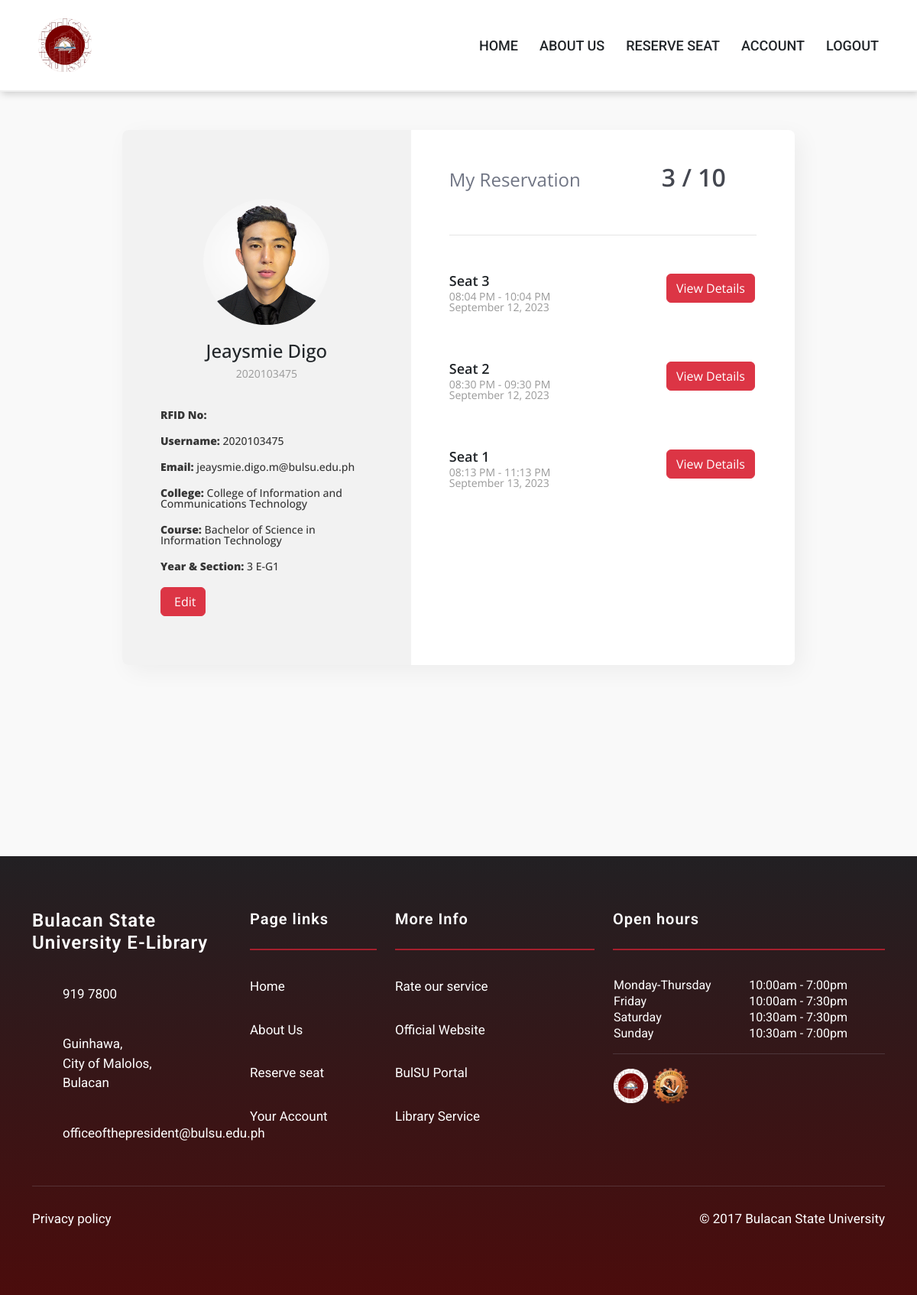
/profile.php (signed in), run on an earlier commit of the app's database.
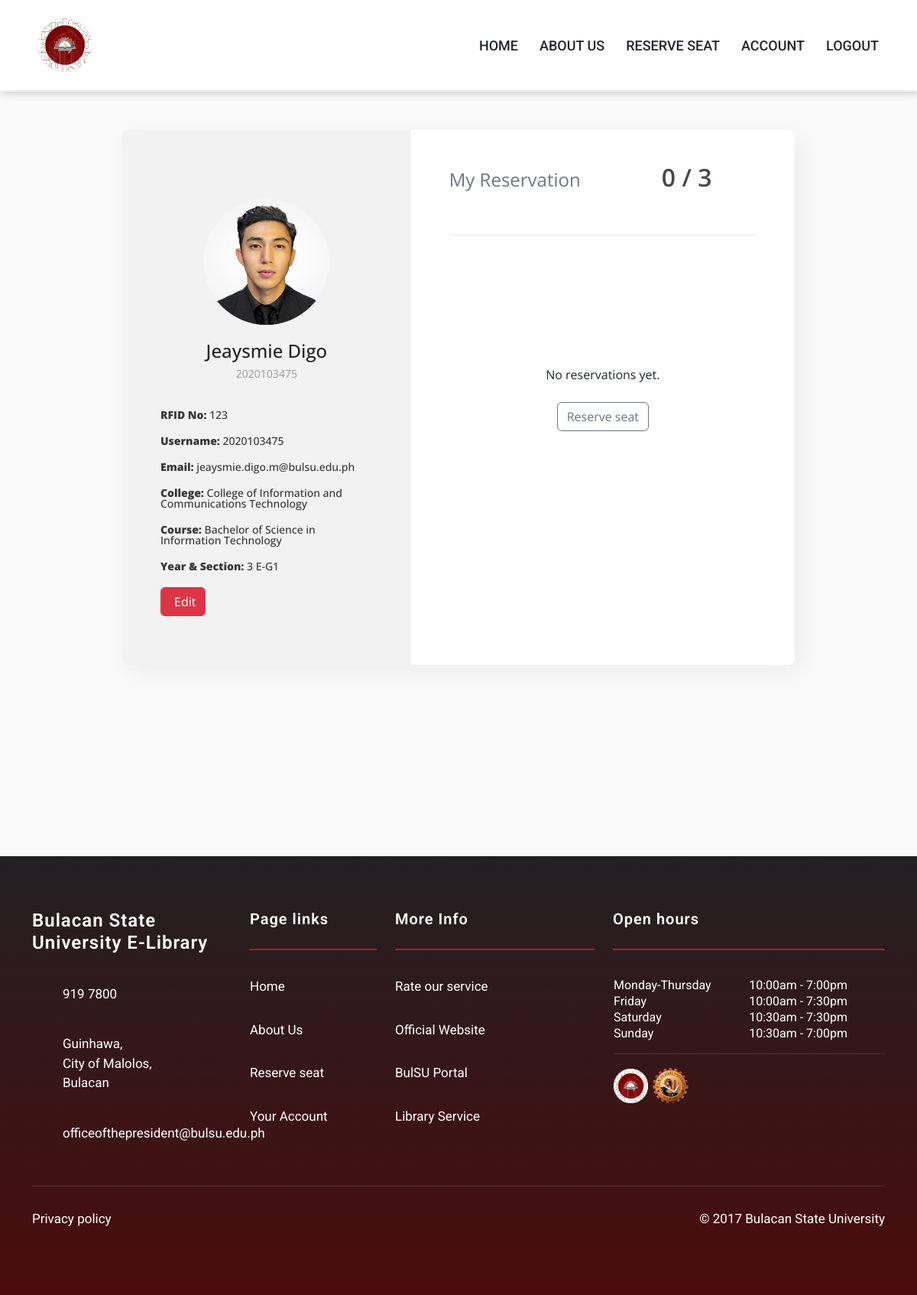
And on a later commit of the database.
### tables this page shows
CREATE TABLE `account` (
  `account_id` int(11) NOT NULL,
  `username` varchar(255) DEFAULT NULL,
  `password` varchar(255) DEFAULT NULL,
  `email` varchar(255) DEFAULT NULL,
  `picture` varchar(255) DEFAULT NULL,
  `account_type` varchar(255) DEFAULT NULL,
  `reservation_count` int(11) DEFAULT 0
);

CREATE TABLE `users` (
  `user_id` int(11) NOT NULL,
  `rfid_no` varchar(50) DEFAULT NULL,
  `first_name` varchar(255) DEFAULT NULL,
  `last_name` varchar(255) DEFAULT NULL,
  `account_id` int(11) DEFAULT NULL,
  `course_code` varchar(50) DEFAULT NULL,
  `yearsec_id` int(11) DEFAULT NULL
);

CREATE TABLE `college` (
  `college_code` varchar(50) NOT NULL,
  `college_name` varchar(255) DEFAULT NULL
);

CREATE TABLE `course` (
  `course_code` varchar(50) NOT NULL,
  `course_name` varchar(255) DEFAULT NULL,
  `college_code` varchar(255) DEFAULT NULL
);

CREATE TABLE `yearsec` (
  `yearsec_id` int(11) NOT NULL,
  `year_level` int(11) DEFAULT NULL,
  `section` varchar(10) DEFAULT NULL,
  `section_group` varchar(10) DEFAULT NULL
);

CREATE TABLE `settings` (
  `settings_id` int(11) NOT NULL,
  `reservation` tinyint(1) DEFAULT NULL,
  `minDuration` int(11) DEFAULT NULL,
  `maxDuration` int(11) DEFAULT NULL,
  `reservePerDay` int(11) NOT NULL
);

CREATE TABLE `reservation` (
  `reservation_id` int(11) NOT NULL,
  `date` date DEFAULT NULL,
  `start_time` time DEFAULT NULL,
  `end_time` time DEFAULT NULL,
  `user_id` int(11) DEFAULT NULL,
  `seat_id` int(11) DEFAULT NULL
);

CREATE TABLE `seat` (
  `seat_id` int(11) NOT NULL,
  `seat_number` varchar(50) DEFAULT NULL,
  `data_surface` varchar(255) NOT NULL,
  `status` varchar(50) DEFAULT NULL
);

### profile.php (the view, shortened to what this page needs)
<?php
require 'assets/php/connect.php';
?>
<!DOCTYPE HTML>
<html>
<head>
    <link rel="stylesheet" type="text/css" href="assets/bootstrap/css/bootstrap.min.css" />
    <link rel="stylesheet" type="text/css" href="assets/css/profile.css" />
    <link rel="stylesheet"
        href="https://maxst.icons8.com/vue-static/landings/line-awesome/line-awesome/1.3.0/css/line-awesome.min.css">
</head>
<body>
    <div class="wrapper">
  <?php include 'assets/php/header.php'; ?>
        <div class="my-proflie">
            <div class="app-wrapper">
            <?php
            $username = $_SESSION["username"];
            $sql = "SELECT * FROM ACCOUNT
                    INNER JOIN USERS ON ACCOUNT.account_id = USERS.account_id
                    INNER JOIN COURSE ON USERS.course_code = COURSE.course_code
                    INNER JOIN YEARSEC ON USERS.yearsec_id = YEARSEC.yearsec_id
                    INNER JOIN COLLEGE ON COURSE.college_code = COLLEGE.college_code
                    WHERE ACCOUNT.username = '$username'";
            $result = $conn->query($sql);
            if ($result->num_rows == 1) {
            $row = $result->fetch_assoc();
            $email = $row["email"];
            $year = $row["year_level"];
            echo '
            <aside class="profile">
                <div class="details">
                <div class="profile-pic">
                    <label class="-label" for="file">
                    <span>Change Image</span>
                    </label>
                    <input id="file" type="file" onchange="loadFile(event)" />
                    <img src="' . $row["picture"] . '" id="output" width="200" />
                </div>
                <h4>' . $row["first_name"] . ' ' . $row["last_name"] . '</h4>
                <p>' . $row["user_id"] . '</p>
                <div class="profile-info">
                    <h5><span>RFID No:</span> ' . $row["rfid_no"] . '</h5>
                    <h5><span>Username:</span> ' . $row["username"]. '</h5>
                    <h5><span>Email:</span> ' . $email . '</h5>
                    <!--<h5><span>Age:</span> ' . '</h5>
                    <h5><span>Gender:</span> ' .  '</h5>-->
                    <h5><span>College:</span> ' . $row["college_name"] . '</h5>
                    <h5><span>Course:</span> ' . $row["course_name"] . '</h5>
                    <h5><span>Year & Section:</span> ' . $year . ' ' . $row["section"] . '-G' . $row["section_group"] . '</h5>
                </div>
                <div class="edit-info">
                    <a href="update_profile.php" class="btn btn-danger"><span class="las la-user-edit"></span>Edit </a>
                </div>
                </div>
            </aside>
            ';
            } else {
            echo "You are not regular student. Either alumni or faculty";
            }
            ?>
                <content class="reservations-wrapper">
                <h2>
                    My Reservation &nbsp;&nbsp;&nbsp; &nbsp;&nbsp;&nbsp;
                    <?php
                    $count_query = "SELECT COUNT(*) AS reservation_count FROM reservation WHERE user_id = '{$_SESSION['user_id']}' AND date >= CURDATE()";
                    $count_result = mysqli_query($conn, $count_query);
                    $count_row = mysqli_fetch_assoc($count_result);
                    $reservation_count = $count_row['reservation_count'];
                    $settings_query = "SELECT reservePerDay FROM settings WHERE settings_id = '1'";
                    $settings_result = mysqli_query($conn, $settings_query);
                    $settings_row = mysqli_fetch_assoc($settings_result);
                    $reservePerDay = $settings_row['reservePerDay'];
                    echo "<span class='total-reservation'>{$reservation_count} / {$reservePerDay}</span>";
                    ?>
                </h2>
    <div class="reservations">
        <?php
        $query = "SELECT * FROM reservation WHERE user_id = '{$_SESSION['user_id']}' AND date >= CURDATE() ORDER BY date ASC LIMIT {$reservePerDay}";
        $result = mysqli_query($conn, $query);
        if (mysqli_num_rows($result) > 0) {
            while ($row = mysqli_fetch_assoc($result)) {
                $seat_id = $row['seat_id'];
                $date = date('F j, Y', strtotime($row['date']));
                $start_time = date('h:i A', strtotime($row['start_time']));
                $end_time = date('h:i A', strtotime($row['end_time']));
                $seat_query = "SELECT * FROM seat WHERE seat_id = '$seat_id'";
                $seat_result = mysqli_query($conn, $seat_query);
                $seat_row = mysqli_fetch_assoc($seat_result);
                $seat_number = $seat_row['seat_number'];
                echo "<div class='row'><div class='col-8'>";
                echo "<h3>Seat {$seat_number}</h3>";
                echo "<p><ion-icon name='time-outline'></ion-icon> {$start_time} - {$end_time}<br>";
                echo "<ion-icon name='calendar-outline'></ion-icon> {$date}</p></div>";
                echo "<div class='col'><a class='btn btn-danger'href='receipt.php?reservation_id={$row['reservation_id']}' class='btn btn-sm'>View Details</a></div>";
                echo "</div>";
                echo "<br><br>";
            }
        } else {
            echo "<center> <br> <br> <br> <br> <br>No  reservations yet. <br><br><a class='btn btn-outline-secondary 'href='reserve.php'> Reserve seat </a></center>";
        }
        ?>
    </div>
</content>
            </div>
        </div>
       <?php include 'assets/php/footer.php';?>
    </div>
</body>
</html>

### assets/php/header.php
<header class="header-outer">
<div class="header-inner responsive-wrapper">
  <div class="header-logo">
    <img src="assets/img/elib logo.png" class="icon">
  </div>
  <nav class="header-navigation">
    <a href="home.php">HOME</a>
    <a href="home.php#aboutus">ABOUT US</a>
    <a href="reserve.php">RESERVE SEAT</a>
    <a href="profile.php">ACCOUNT</a>
    <a href="toLogout.php">LOGOUT</a>
  </nav>
</div>
</header>

### assets/php/footer.php (shortened to what this page needs)
<footer>
    <div class="container">
      <div class="footer-top">
        <div class="row">
          <div class="col-md-6 col-lg-3 about-footer">
            <h3>Bulacan State University
              E-Library </h3>
            <ul>
              <li><a href="tel:(010) 919 7800"><i class="fas fa-phone fa-flip-horizontal"></i>
                  919 7800</a></li>
              <li><i class="fas fa-map-marker-alt"></i>
                Guinhawa,
                <br />City of Malolos,
                <br />Bulacan
              </li>
              <li><i class="fas fa-at"></i>
                officeofthepresident@bulsu.edu.ph
              </li>
            </ul>
          </div>
          <div class="col-md-6 col-lg-2 page-more-info">
            <div class="footer-title">
              <h4>Page links</h4>
            </div>
            <ul>
              <li><a href="home.php">Home</a></li>
              <li><a href="home.php#aboutus">About Us</a></li>
              <li><a href="reserve.php">Reserve seat</a></li>
              <li><a href="profile.php">Your Account</a></li>
            </ul>
          </div>
          <div class="col-md-6 col-lg-3 page-more-info">
            <div class="footer-title">
              <h4>More Info</h4>
            </div>
            <ul>
              <li><a href="survey.php">Rate our service</a></li>
              <li><a href="https://www.bulsu.edu.ph/">Official Website</a></li>
              <li><a href="https://myportal.bulsu.edu.ph/">BulSU Portal</a></li>
              <li><a href="https://www.bulsu.edu.ph/library/">Library Service</a></li>
            </ul>
          </div>
          <div class="col-md-6 col-lg-4 open-hours">
            <div class="footer-title">
              <h4>Open hours</h4>
            </div>
            <table class="table-hours">
              <tbody>
                <tr>
                  <td><i class="far fa-clock"></i>Monday-Thursday </td>
                  <td>10:00am - 7:00pm</td>
                </tr>
                <tr>
                  <td><i class="far fa-clock"></i>Friday</td>
                  <td>10:00am - 7:30pm</td>
                </tr>
                <tr>
                  <td><i class="far fa-clock"></i>Saturday</td>
                  <td>10:30am - 7:30pm</td>
                </tr>
                <tr>
                  <td><i class="far fa-clock"></i>Sunday</td>
                  <td>10:30am - 7:00pm</td>
                </tr>
              </tbody>
            </table>
            <hr>
            <div class="footer-logo">
              <table>
                <tbody>
                  <tr>
                    <td><img src="assets/img/elib logo.png"></td>
                    <td><img src="assets/img/bulsu logo.png"></td>
                </tbody>
              </table>
            </div>
          </div>
        </div>
      </div>
      <hr>
      <div class="footer-bottom">
        <div class="row">
          <div class="col-sm-4">
            <a href="">Privacy policy</a>
          </div>
          <div class="col-sm-8">
            <p>© 2017 Bulacan State University</p>
          </div>
        </div>
      </div>
    </div>
  </footer>

What changed in the data, as far as the page shows it:
removed reservation: seat.seat_number "3", start_time "08:04 PM", end_time "10:04 PM", date "September 12, 2023"
removed reservation: seat.seat_number "2", start_time "08:30 PM", end_time "09:30 PM", date "September 12, 2023"
removed reservation: seat.seat_number "1", start_time "08:13 PM", end_time "11:13 PM", date "September 13, 2023"
changed through a linked row, account "jeaysmie.digo.m@bulsu.edu.ph": users.rfid_no (not shown) → "123"
changed settings: reservePerDay "10" → "3"
Also different on the page:
$reservation_count: "3" → "0"
text now shown: "No reservations yet. Reserve seat"
